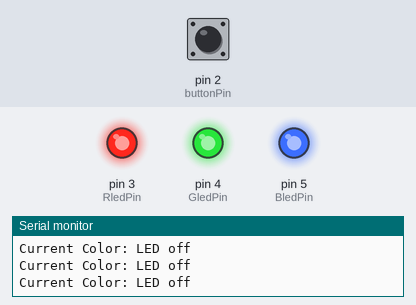
Simulated run of this sketch. Board: Arduino Uno, built with avr-gcc and run on an emulated ATmega328P. Shown: output pins drawn as LEDs (lit = HIGH), the last lines printed to the serial monitor. Dashed ring = blinking. Inputs (shaded band) come from the test bench; at power-on: pin 2 (buttonPin) LOW.

Above: at 1.2 s.
1.3 s: pin 2 (buttonPin) pulled HIGH for 0.15 s
At 2.8 s:
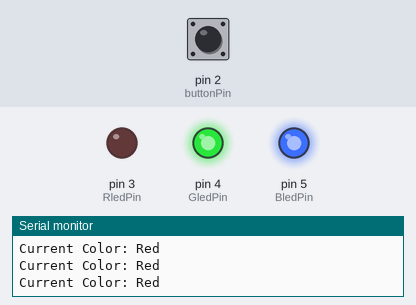
4.4 s: pin 2 (buttonPin) pulled HIGH for 1 s
At 6.8 s:
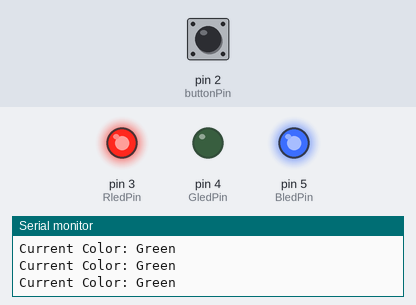
8.4 s: pin 2 (buttonPin) pulled HIGH for 0.15 s
At 10.6 s:
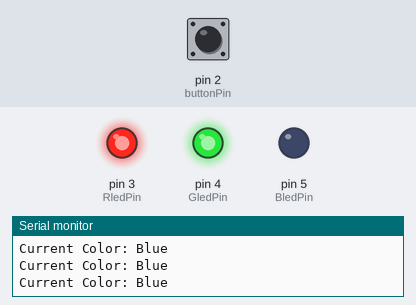
11.5 s: pin 2 (buttonPin) pulled HIGH for 3.2 s
At 12.8 s:
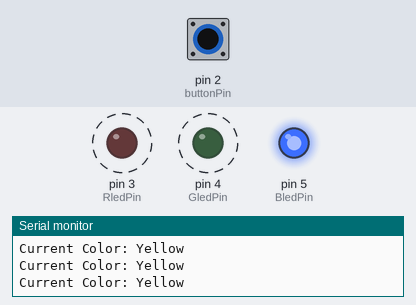
17.7 s: pin 2 (buttonPin) pulled HIGH for 0.15 s
At 18.9 s:
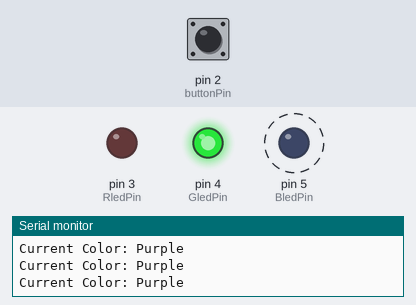
20.8 s: pin 2 (buttonPin) pulled HIGH for 1 s
At 22.6 s:
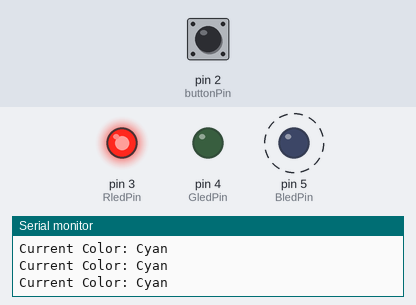
Timing chart, 0 to 25.8 s (numbered marks = the images above; inputs shaded):
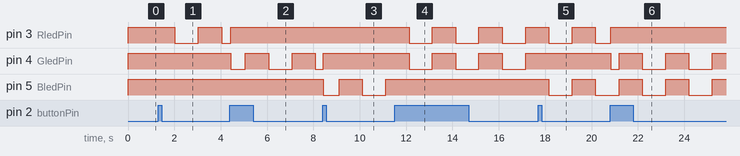

The sketch:

1008_Blink.ino
```cpp
const int buttonPin = 2;  // the number of the pushbutton pin
const int RledPin = 3;    // the number of the LED pin
const int GledPin = 4;
const int BledPin = 5;

// variables will change:
int buttonState = 0;  // variable for reading the pushbutton status
int ledState = LOW;
int ledcolor = 0;
bool ButtonPressed = false;
String currentcolor="led";
unsigned long previousMillis = 0;
const long interval =1000;

void setup() {
  // initialize the LED pin as an output:
  pinMode(RledPin, OUTPUT);
  pinMode(GledPin, OUTPUT);
  pinMode(BledPin, OUTPUT);
  // initialize the pushbutton pin as an input:
  pinMode(buttonPin, INPUT);
  Serial.begin(9600);
}

void loop() {
  // read the state of the pushbutton value:
  buttonState = digitalRead(buttonPin);
  Serial.print("Current Color: ");
  Serial.println(currentcolor);
  // check if the pushbutton is pressed. If it is, the buttonState is HIGH:
  if (buttonState == HIGH && !ButtonPressed) {
    ledcolor = ledcolor + 1;
    ButtonPressed = true;
    //delay(100);
  }
  if (buttonState == LOW && ButtonPressed) {
    ButtonPressed = false;
  }

  unsigned long currentMillis = millis();
  if (currentMillis - previousMillis >= interval) {
    previousMillis = currentMillis;
  if (ledState ==LOW) {
      ledState = HIGH;
    } else {
      ledState = LOW;
    }
  }
  if (ledcolor ==0){
    currentcolor="LED off";
    digitalWrite(RledPin, HIGH);
    digitalWrite(GledPin, HIGH);
    digitalWrite(BledPin, HIGH);
  }
  else if (ledcolor ==1) {
    // RED
    currentcolor="Red";
       if (ledState == LOW) {
    digitalWrite(RledPin, LOW);
    digitalWrite(GledPin, HIGH);
    digitalWrite(BledPin, HIGH);
    } else {
    digitalWrite(RledPin, HIGH);
    digitalWrite(GledPin, HIGH);
    digitalWrite(BledPin, HIGH);
    }
  }
  else if (ledcolor ==2) {
    // GREEN
    currentcolor="Green";
       if (ledState == LOW) {
    digitalWrite(RledPin, HIGH);
    digitalWrite(GledPin, LOW);
    digitalWrite(BledPin, HIGH);
    } else {
    digitalWrite(RledPin, HIGH);
    digitalWrite(GledPin, HIGH);
    digitalWrite(BledPin, HIGH);
    }
  }

  else if (ledcolor ==3) {
    // BLUE
    currentcolor="Blue";
       if (ledState == LOW) {
    digitalWrite(RledPin, HIGH);
    digitalWrite(GledPin, HIGH);
    digitalWrite(BledPin, LOW);
    } else {
    digitalWrite(RledPin, HIGH);
    digitalWrite(GledPin, HIGH);
    digitalWrite(BledPin, HIGH);
    }
  }
  else if (ledcolor ==4) {
    // YELLOW
    currentcolor="Yellow";
       if (ledState == LOW) {
    digitalWrite(RledPin, LOW);
    digitalWrite(GledPin, LOW);
    digitalWrite(BledPin, HIGH);
    } else {
    digitalWrite(RledPin, HIGH);
    digitalWrite(GledPin, HIGH);
    digitalWrite(BledPin, HIGH);
    }
  }
  else if (ledcolor ==5) {
    // PURPLE
    currentcolor="Purple";
       if (ledState == LOW) {
    digitalWrite(RledPin, LOW);
    digitalWrite(GledPin, HIGH);
    digitalWrite(BledPin, LOW);
    } else {
    digitalWrite(RledPin, HIGH);
    digitalWrite(GledPin, HIGH);
    digitalWrite(BledPin, HIGH);
    }
  }
  else if (ledcolor ==6) {
    // CYAN
    currentcolor="Cyan";
       if (ledState == LOW) {
    digitalWrite(RledPin, HIGH);
    digitalWrite(GledPin, LOW);
    digitalWrite(BledPin, LOW);
    } else {
    digitalWrite(RledPin, HIGH);
    digitalWrite(GledPin, HIGH);
    digitalWrite(BledPin, HIGH);
    }
  }
  else if (ledcolor ==7) {
    // WHITE
    currentcolor="White";
       if (ledState == LOW) {
    digitalWrite(RledPin, LOW);
    digitalWrite(GledPin, LOW);
    digitalWrite(BledPin, LOW);
    } else {
    digitalWrite(RledPin, HIGH);
    digitalWrite(GledPin, HIGH);
    digitalWrite(BledPin, HIGH);
    }
  }
  else if (ledcolor ==8){
    ledcolor = 0;
  }
}
```

Measured:
- after the input at 1.3 s, pin 3 (RledPin): HIGH → LOW after 0.71 s, → HIGH 1.0 s later, → LOW 1.0 s later
- after the input at 4.4 s, pin 4 (GledPin): goes LOW 0.64 s, HIGH 1.0 s, LOW 1.0 s, HIGH 1.0 s, then LOW, starting at once
- after the input at 8.4 s, pin 5 (BledPin): HIGH → LOW at once, → HIGH 0.68 s later, → LOW 1.0 s later, → HIGH 1.0 s later
- after the input at 11.5 s, pin 3 (RledPin), pin 4 (GledPin): alternates HIGH for 1.0 s and LOW for 1.0 s, starting after 0.63 s; pin 5 (BledPin): stops changing and stays HIGH
- after the input at 17.7 s, pin 4 (GledPin): stays HIGH (without the input it goes to LOW after 0.46 s); pin 5 (BledPin): HIGH → LOW after 0.46 s, → HIGH 1.0 s later, → LOW 1.0 s later
- after the input at 20.8 s, pin 4 (GledPin): HIGH → LOW at once, then repeats every 2.0 s: HIGH 1.0 s, LOW 1.0 s
